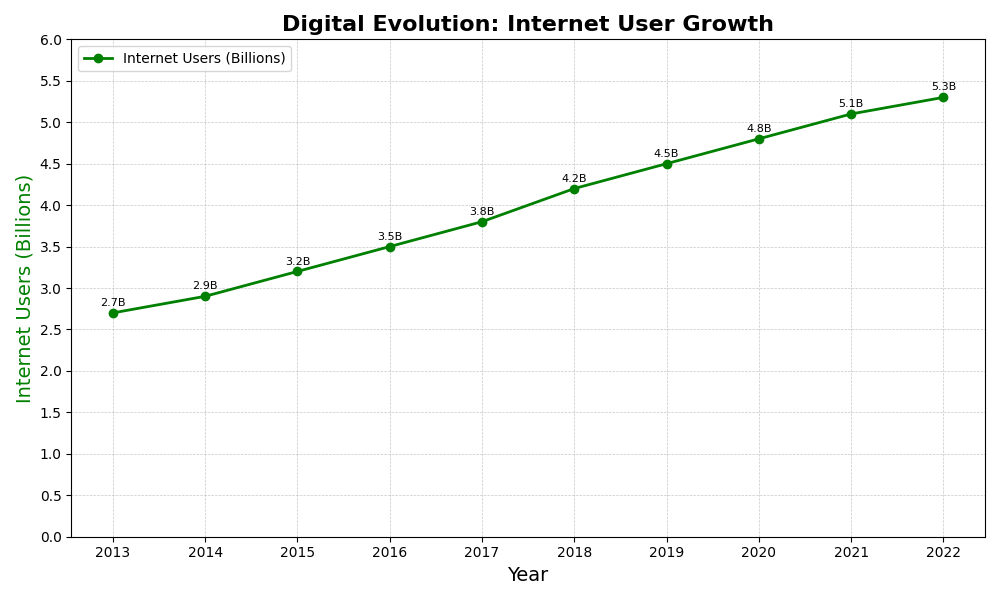

Here is the Python script that generated this plot:
import matplotlib.pyplot as plt
import numpy as np

# Data: Years and corresponding values for internet users
years = np.array([2013, 2014, 2015, 2016, 2017, 2018, 2019, 2020, 2021, 2022])
internet_users = np.array([2.7, 2.9, 3.2, 3.5, 3.8, 4.2, 4.5, 4.8, 5.1, 5.3])  # in billions

# Plotting the data on line chart
fig, ax1 = plt.subplots(figsize=(10, 6))

# Plot internet users
ax1.plot(years, internet_users, marker='o', linestyle='-', linewidth=2, color='green', label='Internet Users (Billions)')
for i, txt in enumerate(internet_users):
    ax1.annotate(f'{txt}B', (years[i], internet_users[i]), textcoords="offset points", xytext=(0,5), ha='center', fontsize=8)

# Setting titles and labels
plt.title("Digital Evolution: Internet User Growth", fontsize=16, fontweight='bold')
ax1.set_xlabel("Year", fontsize=14)
ax1.set_ylabel("Internet Users (Billions)", fontsize=14, color='green')

# Legend
ax1.legend(loc='upper left')

# Grids for readability
ax1.grid(True, which='both', linestyle='--', linewidth=0.5, alpha=0.7)

# Ticks for x-axis and y-axis
ax1.set_xticks(years)
ax1.set_yticks(np.arange(0, 6.5, 0.5))

# Layout adjustments
plt.tight_layout()

# Show plot
plt.show()
